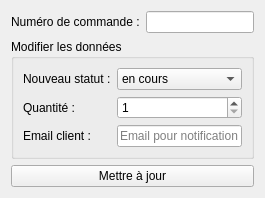
                    <widget class="QWidget" name="tabModifier_cmd">
                      <attribute name="title">
                        <string>Modifier une commande</string>
                      </attribute>
                      <layout class="QVBoxLayout" name="vertical_modifier_cmd">
                        <item>
                          <layout class="QFormLayout" name="formModifier_cmd">
                            <item row="0" column="0">
                              <widget class="QLabel" name="labelIdMod">
                                <property name="text">
                                  <string>Numéro de commande :</string>
                                </property>
                              </widget>
                            </item>
                            <item row="0" column="1">
                              <widget class="QLineEdit" name="lineIdMod" />
                            </item>
                          </layout>
                        </item>
                        <item>
                          <widget class="QGroupBox" name="groupBox_prefill_cmd">
                            <property name="title">
                              <string>Modifier les données</string>
                            </property>
                            <layout class="QGridLayout" name="gridPrefill">
                              <item row="0" column="0">
                                <widget class="QLabel" name="labelStatutModif">
                                  <property name="text">
                                    <string>Nouveau statut :</string>
                                  </property>
                                </widget>
                              </item>
                              <item row="0" column="1">
                                <widget class="QComboBox" name="comboStatutModif">
                                  <item>
                                    <property name="text">
                                      <string>en cours</string>
                                    </property>
                                  </item>
                                  <item>
                                    <property name="text">
                                      <string>validee</string>
                                    </property>
                                  </item>
                                  <item>
                                    <property name="text">
                                      <string>prete</string>
                                    </property>
                                  </item>
                                  <item>
                                    <property name="text">
                                      <string>annulee</string>
                                    </property>
                                  </item>
                                </widget>
                              </item>
                              <item row="1" column="0">
                                <widget class="QLabel" name="labelQuantiteModif">
                                  <property name="text">
                                    <string>Quantité :</string>
                                  </property>
                                </widget>
                              </item>
                              <item row="1" column="1">
                                <widget class="QSpinBox" name="spinQuantiteModif">
                                  <property name="minimum">
                                    <number>1</number>
                                  </property>
                                  <property name="maximum">
                                    <number>99999</number>
                                  </property>
                                </widget>
                              </item>
                              <item row="2" column="0">
                                <widget class="QLabel" name="labelEmailModif">
                                  <property name="text">
                                    <string>Email client :</string>
                                  </property>
                                </widget>
                              </item>
                              <item row="2" column="1">
                                <widget class="QLineEdit" name="lineEmailModif">
                                  <property name="placeholderText">
                                    <string>Email pour notification</string>
                                  </property>
                                </widget>
                              </item>
                            </layout>
                          </widget>
                        </item>
                        <item>
                          <widget class="QPushButton" name="btnModifierConfirm_cmd">
                            <property name="text">
                              <string>Mettre à jour</string>
                            </property>
                          </widget>
                        </item>
                      </layout>
                    </widget>
